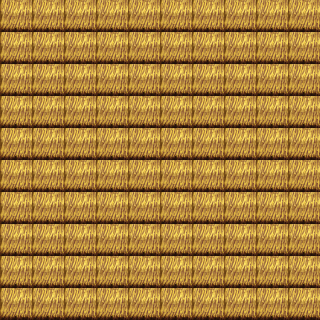

This is a level from a 2D game, rendered from its Tiled map with the project's own tilesets. A one-line summary and the complete map file follow:
An orthogonal 10x10 tile map with 32x32 px tiles, 1 tile layer (块层 1).

<map version="1.0" tiledversion="1.0.1" orientation="orthogonal" renderorder="right-down" width="10" height="10" tilewidth="32" tileheight="32" nextobjectid="1">
 <tileset firstgid="1" source="c.tsx" />
 <layer name="块层 1" width="10" height="10">
  <data encoding="csv">
17,17,17,17,17,17,17,17,17,17,
17,17,17,17,17,17,17,17,17,17,
17,17,17,17,17,17,17,17,17,17,
17,17,17,17,17,17,17,17,17,17,
17,17,17,17,17,17,17,17,17,17,
17,17,17,17,17,17,17,17,17,17,
17,17,17,17,17,17,17,17,17,17,
17,17,17,17,17,17,17,17,17,17,
17,17,17,17,17,17,17,17,17,17,
17,17,17,17,17,17,17,17,17,17
</data>
 </layer>
</map>
